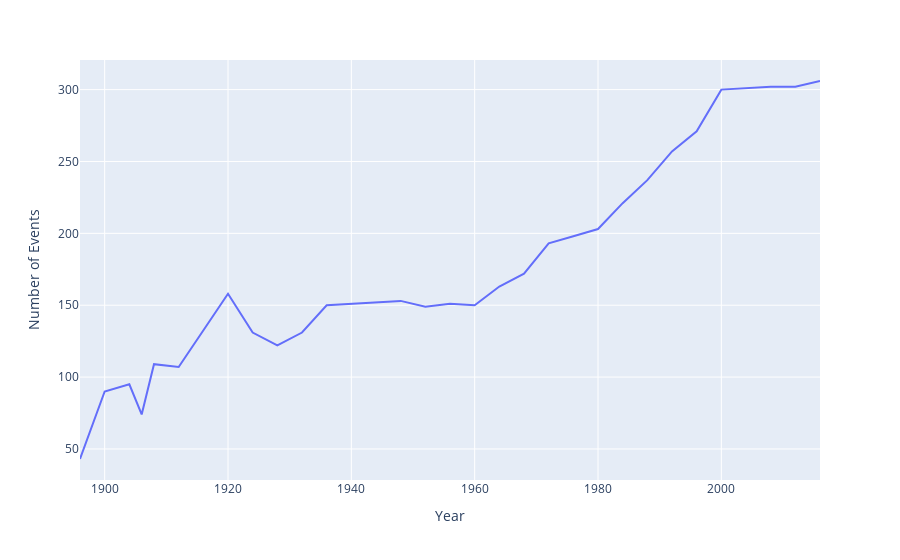

The notebook cell saved with this chart:
### Code cell
fig = px.line(num_of_events_overtime, x = 'Year', y ='Number of Events')
fig

### Figure 1 — Plotly figure (JSON) as saved in the notebook; plotly's stock layout.template omitted (floating-point values rounded to 4 significant figures)
{"data": [{"hovertemplate": "Year=%{x}<br>Number of Events=%{y}<extra></extra>", "legendgroup": "", "line": {"color": "#636efa", "dash": "solid"}, "marker": {"symbol": "circle"}, "mode": "lines", "name": "", "orientation": "v", "showlegend": false, "type": "scatter", "x": [1896, 1900, 1904, 1906, 1908, 1912, 1920, 1924, 1928, 1932, 1936, 1948, 1952, 1956, 1960, 1964, 1968, 1972, 1976, 1980, 1984, 1988, 1992, 1996, 2000, 2004, 2008, 2012, 2016], "xaxis": "x", "y": [43, 90, 95, 74, 109, 107, 158, 131, 122, 131, 150, 153, 149, 151, 150, 163, 172, 193, 198, 203, 221, 237, 257, 271, 300, 301, 302, 302, 306], "yaxis": "y"}], "layout": {"legend": {"tracegroupgap": 0}, "margin": {"t": 60}, "xaxis": {"anchor": "y", "domain": [0, 1], "title": {"text": "Year"}}, "yaxis": {"anchor": "x", "domain": [0, 1], "title": {"text": "Number of Events"}}}}
